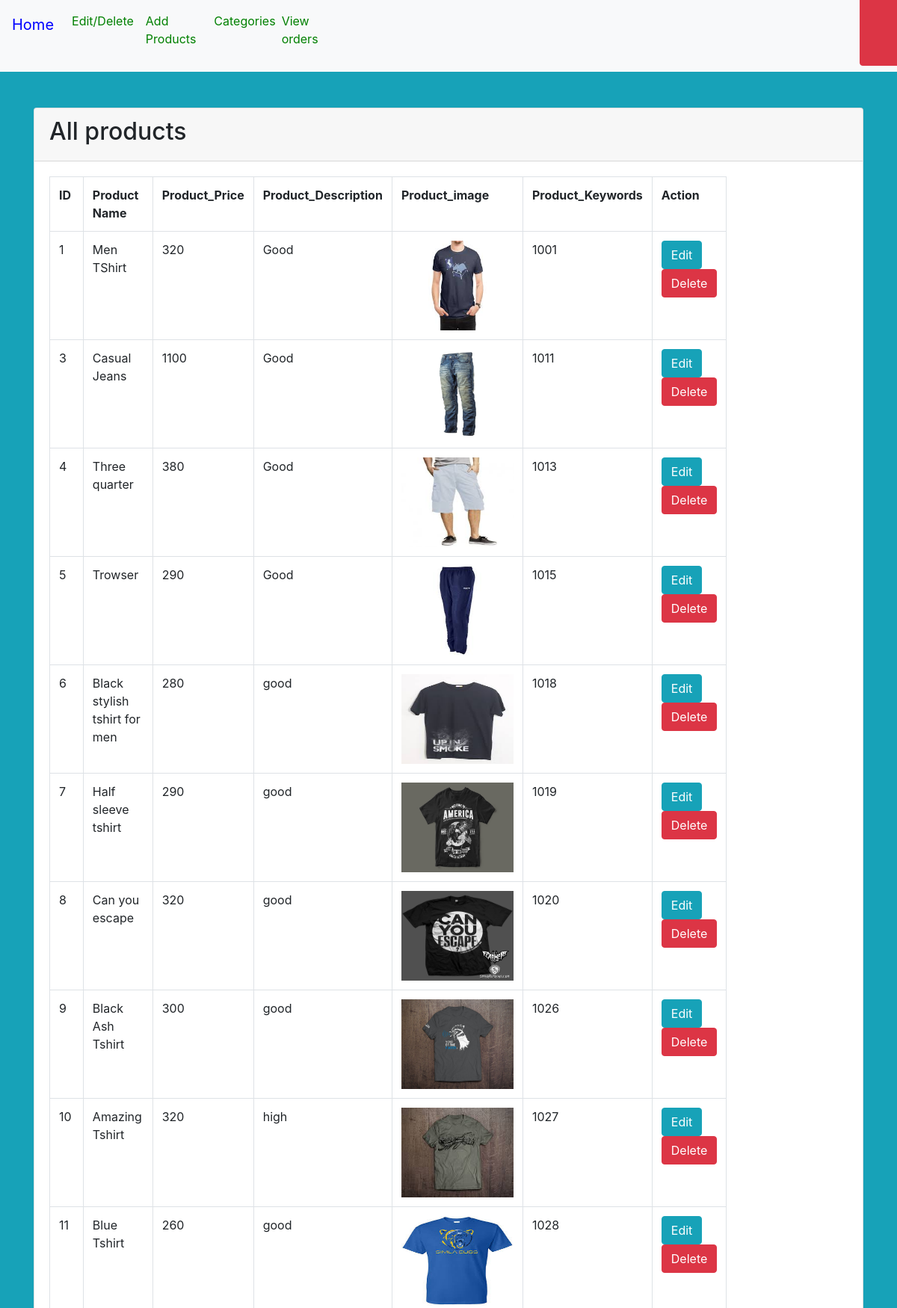
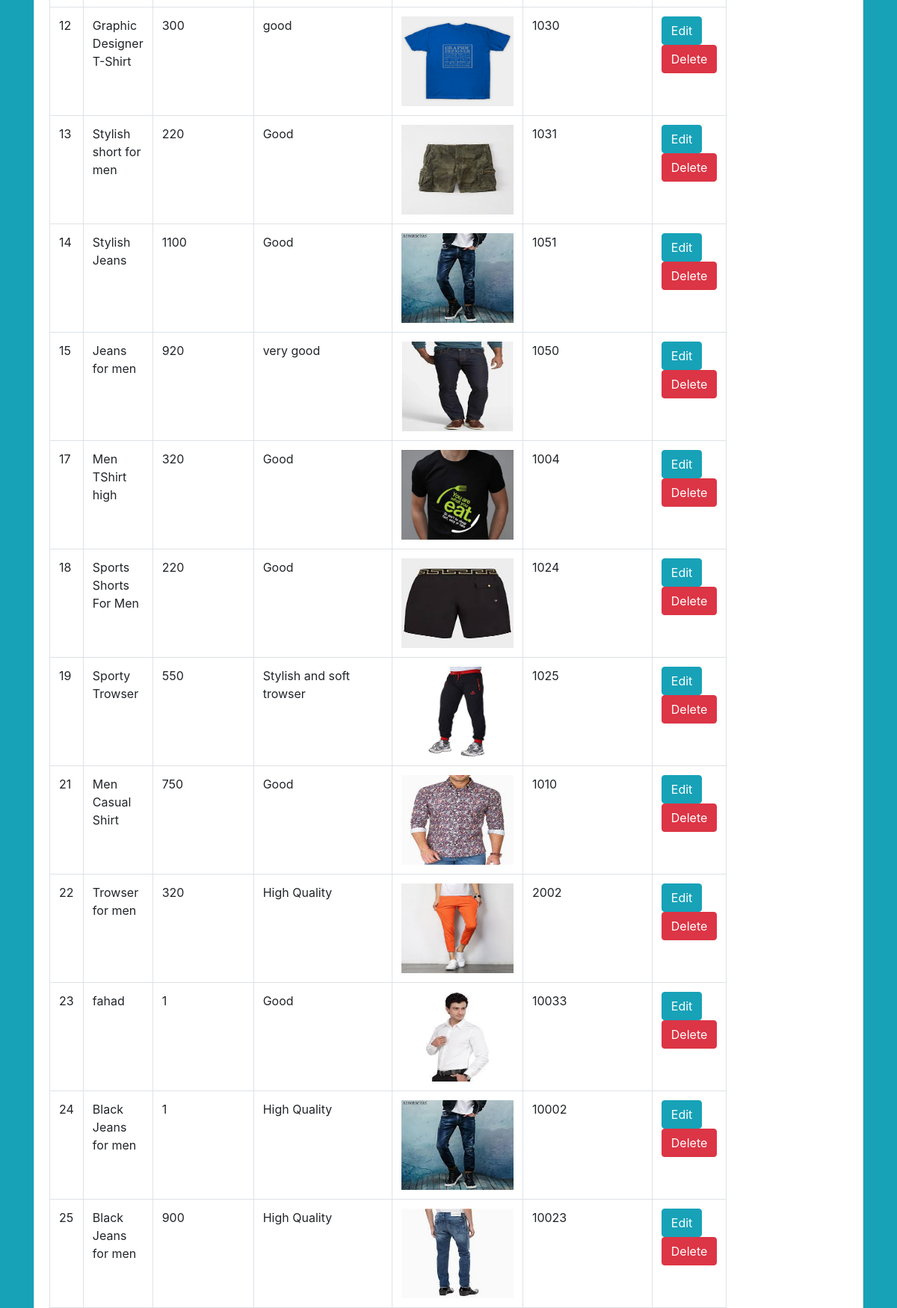
The app's page /admin.php (upper part) with its own data (2 pictures, top to bottom).
### tables this page shows
CREATE TABLE IF NOT EXISTS `products` (
  `product_id` int(100) NOT NULL,
  `product_cat` int(100) NOT NULL,
  `product_brand` int(100) NOT NULL,
  `product_title` varchar(255) NOT NULL,
  `product_price` int(100) NOT NULL,
  `product_desc` text NOT NULL,
  `product_image` text NOT NULL,
  `product_keywords` text NOT NULL,
  `subadmin` varchar(100) NOT NULL
);

### admin.php (the view)
<?php
require 'config.php';
$sql = 'SELECT * FROM products';
$statement = $con->prepare($sql);
$statement->execute();
$people = $statement->fetchAll(PDO::FETCH_OBJ);
 ?>
<?php require 'header.php'; ?>
<div class="container">
  <div class="card mt-5">
    <div class="card-header">
      <h2>All products</h2>
    </div>
    <div class="card-body">
      <table style="width:100px" class="table table-bordered">
        <tr>
          <th>ID</th>
          <th>Product Name</th>
		  <th>Product_Price</th>
          <th>Product_Description</th>
          <th>Product_image</th>
		  <th>Product_Keywords</th>
		   <th>Action</th>
        </tr>
        <?php foreach($people as $person): ?>
          <tr>
            <td><?= $person->product_id; ?></td>
            <td><?= $person->product_title; ?></td>
            <td><?= $person->product_price; ?></td>
			<td><?= $person->product_desc; ?></td>
                        <td><img src="product_images/<?= $person->product_image; ?>" width="150" height="120"/></td>
            <td><?= $person->product_keywords; ?></td>
            <td>
              <a href="edit.php?id=<?= $person->product_id ?>" class="btn btn-info">Edit</a>
              <a onclick="return confirm('Are you sure you want to delete this entry?')" href="delete.php?id=<?= $person->product_id ?>" class='btn btn-danger'>Delete</a>
            </td>
          </tr>
        <?php endforeach; ?>
      </table>
    </div>
  </div>
</div>
<?php require 'footer.php'; ?>

### records on screen
products: product_id "1", product_title "Men TShirt", product_price "320", product_desc "Good", product_image (picture), product_keywords "1001"
products: product_id "3", product_title "Casual Jeans", product_price "1100", product_desc "Good", product_image (picture), product_keywords "1011"
products: product_id "4", product_title "Three quarter", product_price "380", product_desc "Good", product_image (picture), product_keywords "1013"
products: product_id "5", product_title "Trowser", product_price "290", product_desc "Good", product_image (picture), product_keywords "1015"
products: product_id "6", product_title "Black stylish tshirt for men", product_price "280", product_desc "good", product_image (picture), product_keywords "1018"
products: product_id "7", product_title "Half sleeve tshirt", product_price "290", product_desc "good", product_image (picture), product_keywords "1019"
products: product_id "8", product_title "Can you escape", product_price "320", product_desc "good", product_image (picture), product_keywords "1020"
products: product_id "9", product_title "Black Ash Tshirt", product_price "300", product_desc "good", product_image (picture), product_keywords "1026"
products: product_id "10", product_title "Amazing Tshirt", product_price "320", product_desc "high", product_image (picture), product_keywords "1027"
products: product_id "11", product_title "Blue Tshirt", product_price "260", product_desc "good", product_image (picture), product_keywords "1028"
products: product_id "12", product_title "Graphic Designer T-Shirt", product_price "300", product_desc "good", product_image (picture), product_keywords "1030"
products: product_id "13", product_title "Stylish short for men", product_price "220", product_desc "Good", product_image (picture), product_keywords "1031"
products: product_id "14", product_title "Stylish Jeans", product_price "1100", product_desc "Good", product_image (picture), product_keywords "1051"
products: product_id "15", product_title "Jeans for men", product_price "920", product_desc "very good", product_image (picture), product_keywords "1050"
products: product_id "17", product_title "Men TShirt high", product_price "320", product_desc "Good", product_image (picture), product_keywords "1004"
products: product_id "18", product_title "Sports Shorts For Men", product_price "220", product_desc "Good", product_image (picture), product_keywords "1024"
products: product_id "19", product_title "Sporty Trowser", product_price "550", product_desc "Stylish and soft trowser", product_image (picture), product_keywords "1025"
products: product_id "21", product_title "Men Casual Shirt", product_price "750", product_desc "Good", product_image (picture), product_keywords "1010"
products: product_id "22", product_title "Trowser for men", product_price "320", product_desc "High Quality", product_image (picture), product_keywords "2002"
products: product_id "23", product_title "fahad", product_price "1", product_desc "Good", product_image (picture), product_keywords "10033"
products: product_id "24", product_title "Black Jeans for men", product_price "1", product_desc "High Quality", product_image (picture), product_keywords "10002"
products: product_id "25", product_title "Black Jeans for men", product_price "900", product_desc "High Quality", product_image (picture), product_keywords "10023"
